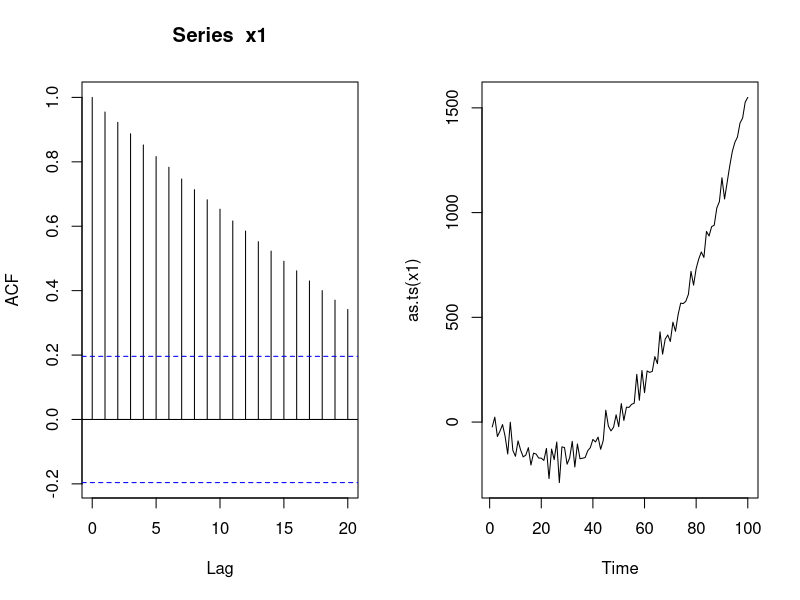
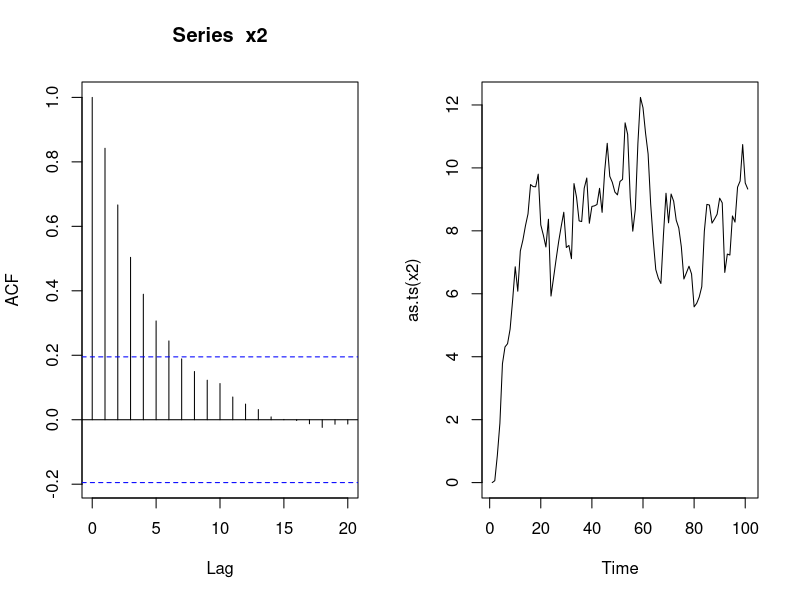
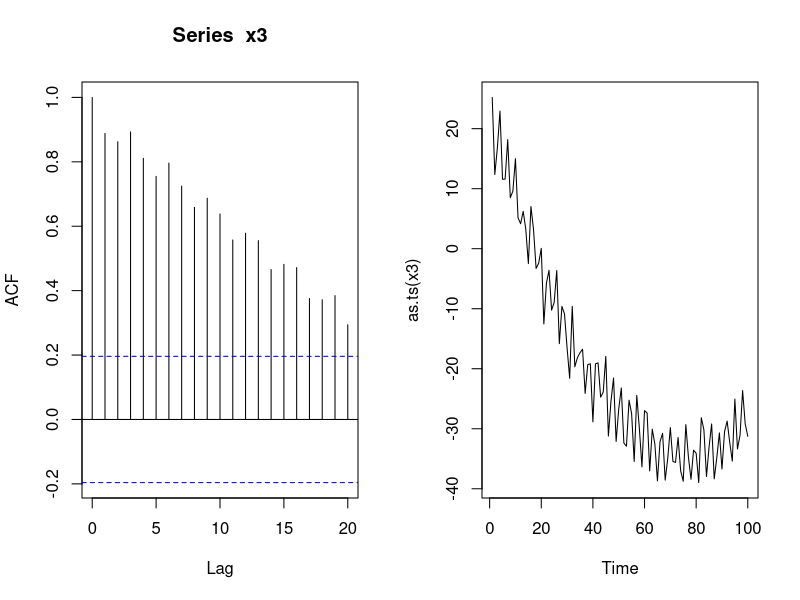
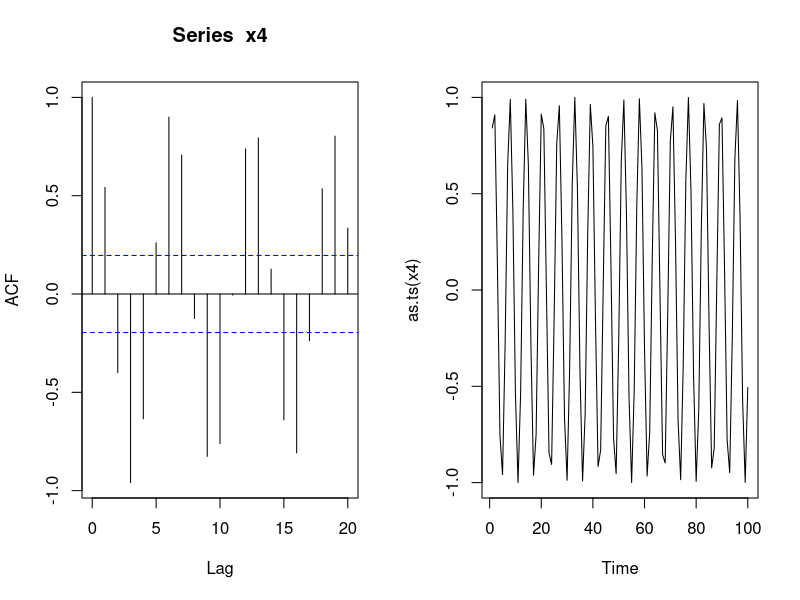
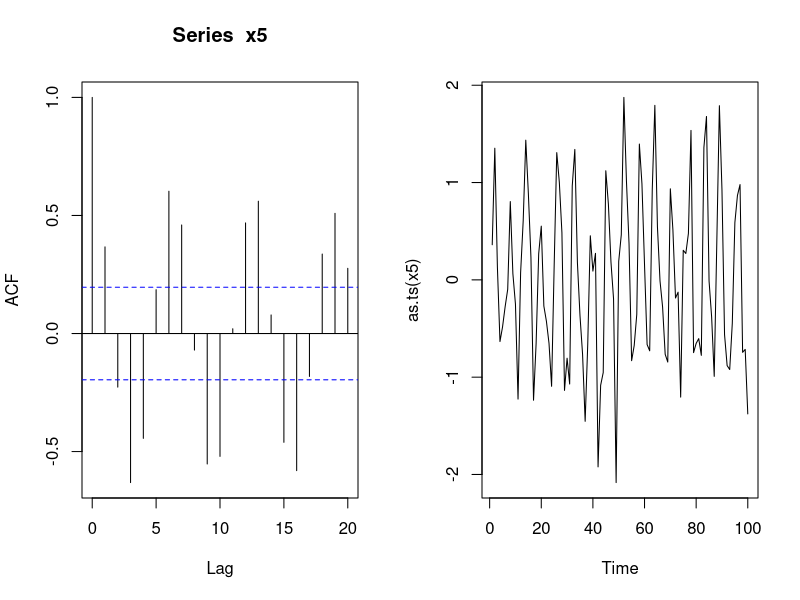
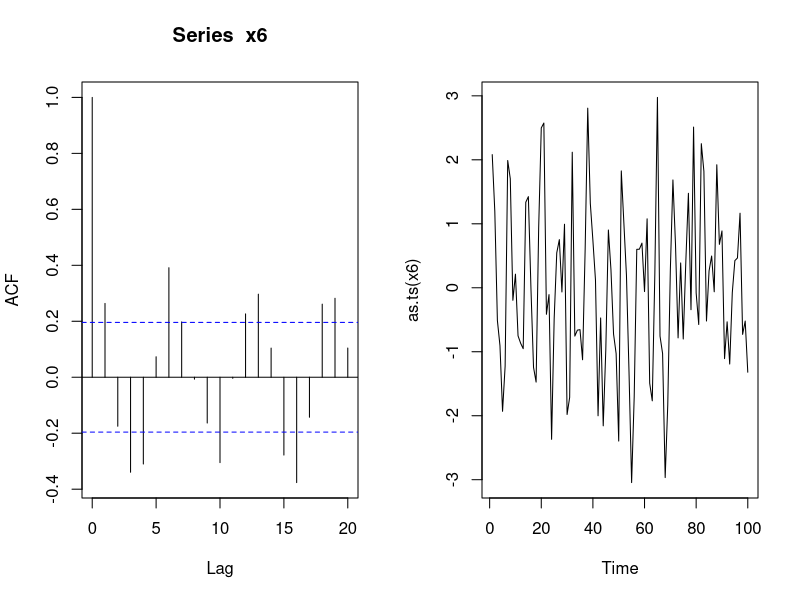
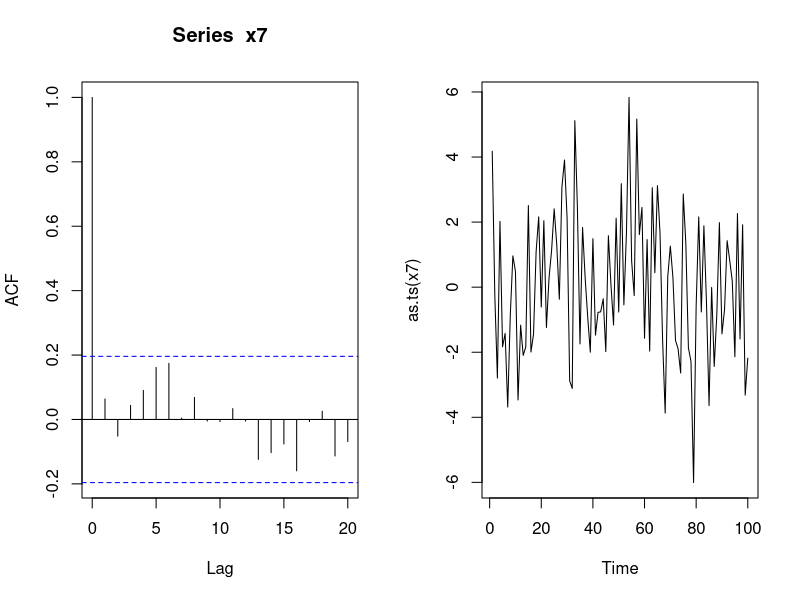

Write R code to recreate these figures, in order.
## ---- chunk 1
z1=rnorm(100,0,50)
t=1:100
x1=22-15*t+0.3*t^2+z1
par(mfcol=c(1,2))
acf(x1)
plot(as.ts(x1))
## ---- chunk 2
z2=rnorm(101,0,1)
x2=rep(0,101)
for (t in 2:101) {
  x2[t] = x2[t-1] + z2[t]
}
par(mfcol=c(1,2))
acf(x2)
plot(as.ts(x2))
## ---- chunk 3
z3=rnorm(100,0,2)
t=1:100
x3=22-1.5*t+0.01*t^2+5*sin(2*t)+z3
par(mfcol=c(1,2))
acf(x3)
plot(as.ts(x3))
## ---- chunk 4
x4=sin(t)
par(mfcol=c(1,2))
acf(x4)
plot(as.ts(x4))
## ---- chunk 5
z5=rnorm(100,0,0.5)
x5=sin(t)+z5
par(mfcol=c(1,2))
acf(x5)
plot(as.ts(x5))
## ---- chunk 6
z6=rnorm(100,0,1)
x6=sin(t)+z6
par(mfcol=c(1,2))
acf(x6)
plot(as.ts(x6))
## ---- chunk 7
z7=rnorm(100,0,2)
x7=sin(t)+z7
par(mfcol=c(1,2))
acf(x7)
plot(as.ts(x7))
